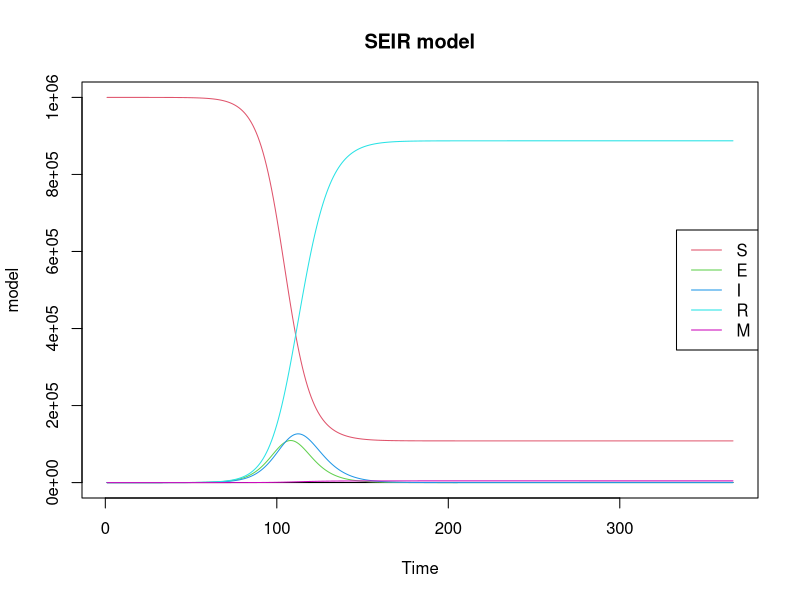

R code for this plot:
## ---- chunk 1
knitr::opts_chunk$set(echo = TRUE)
## ---- chunk 2
# Using Library Desolve
library(deSolve)

# Using the SEIR function in the Desolve library
SEIR <- function(time, current_state, params){
  
  with(as.list(c(current_state, params)),{
    N <- S+E+I+R
    dS <- -(beta*S*I)/N
    dE <- (beta*S*I)/N - sigma*E
    dI <- sigma*E - gamma*I - mu*I
    dR <- gamma*I
    dM <- mu*I
    
    return(list(c(dS, dE, dI, dR, dM)))
  })
}

# Setting the parameters to specific assumed values
params <- c(beta=0.5, sigma=0.25, gamma=0.2, mu=0.001)

# Assuming the susceptible to be 999999, Exposed to 1 and the rest to 0
initial_state <- c(S=999999, E=1, I=0, R=0, M=0)

# Generating vector from 0 to 365 days
times <- 0:365

# Modeling the ordinary equations
model <- ode(initial_state, times, SEIR, params)

# Printing summary of the model
summary(model)
## ---- chunk 3
# Plotting the model 
matplot(model, type="l", lty=1, main="SEIR model", xlab="Time")

legend <- colnames(model)[2:6]

legend("right", legend=legend, col=2:6, lty = 1)
## ---- chunk 4
infections <- as.data.frame(model)$I

peak <- max(infections)

match(peak, infections)
